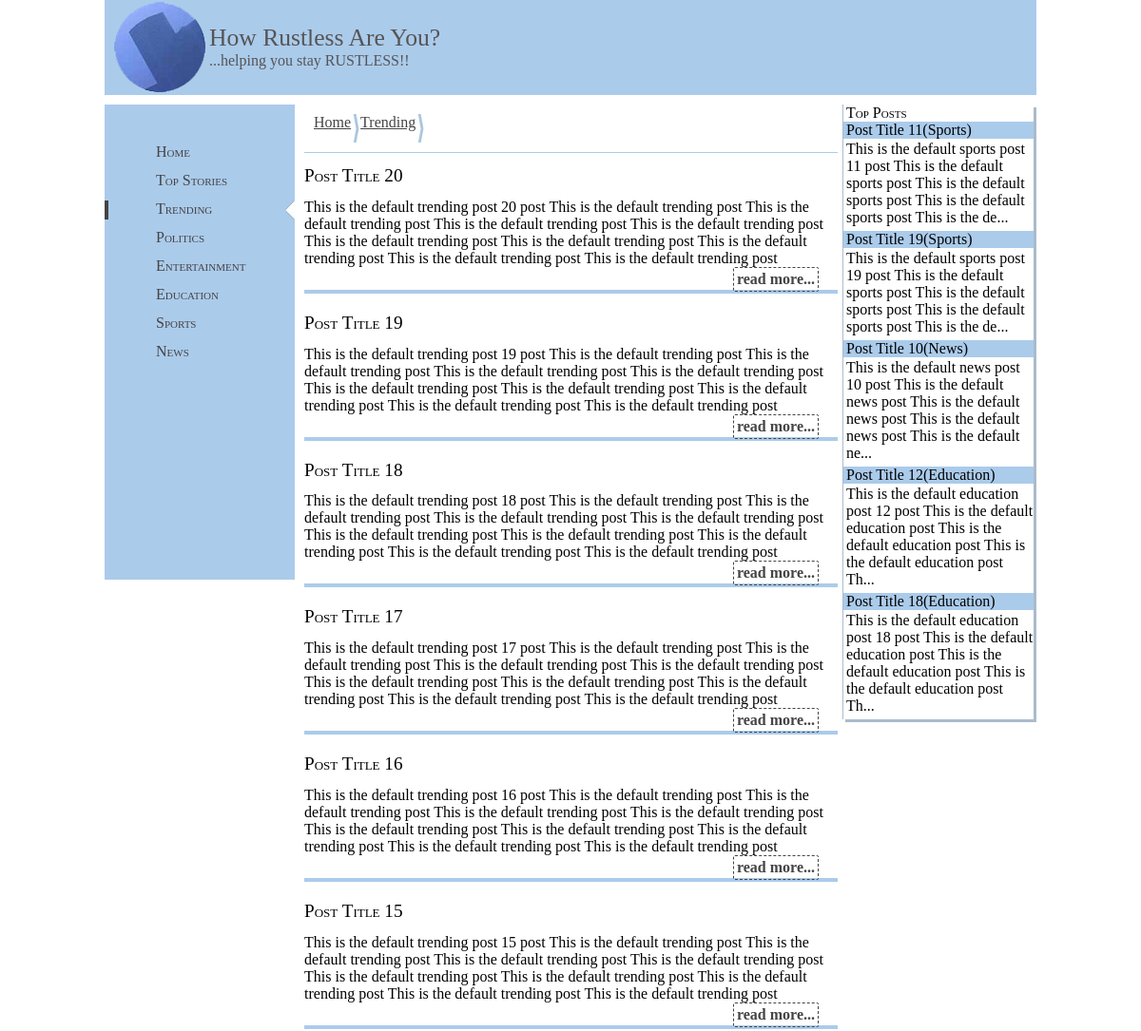
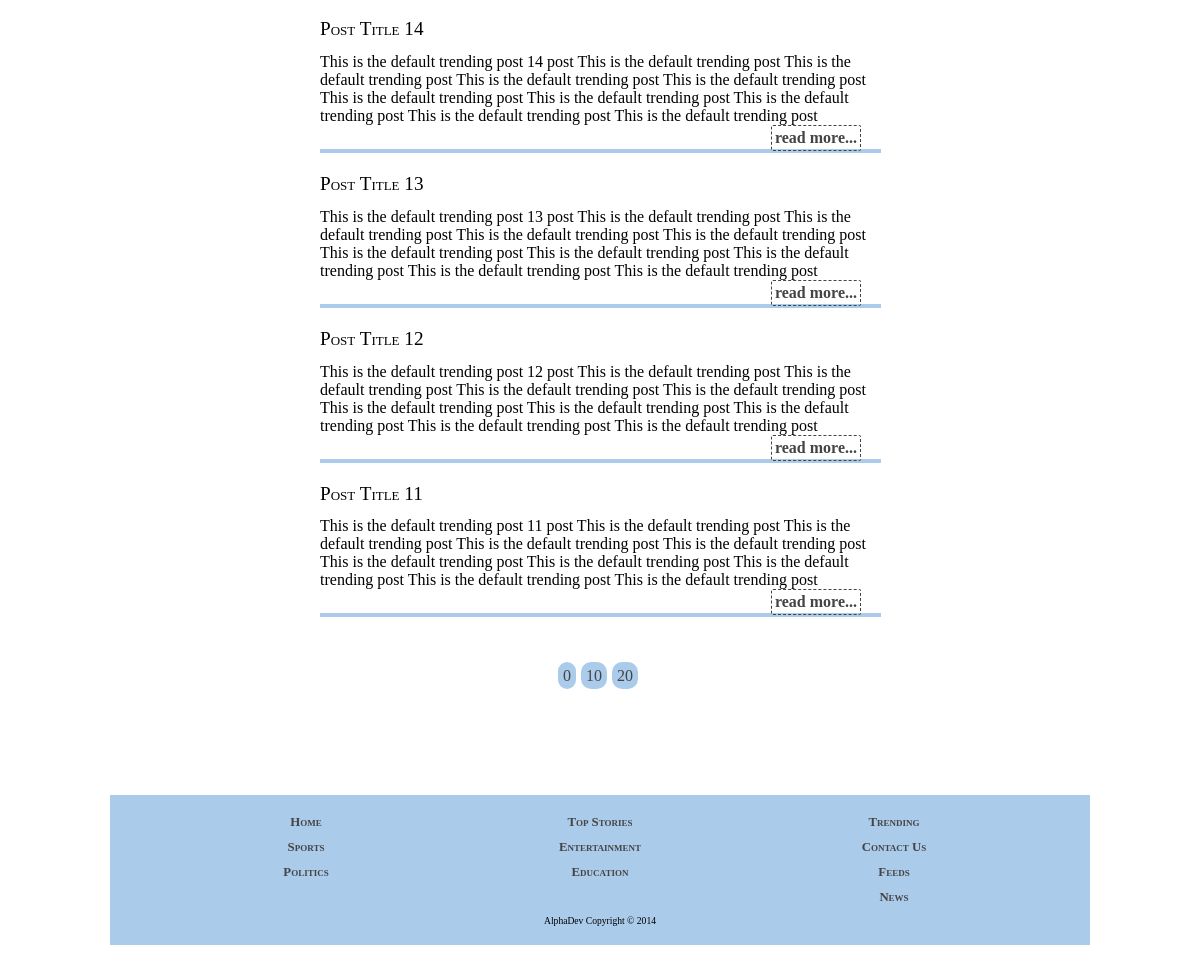
/category.php?category=trending, run on the app's committed database (2 pictures, top to bottom).
### tables this page shows
CREATE TABLE IF NOT EXISTS `category_list` (
  `id` int(11) NOT NULL AUTO_INCREMENT,
  `category_name` varchar(255) NOT NULL,
  `category` varchar(255) NOT NULL,
  PRIMARY KEY (`id`)
);

CREATE TABLE IF NOT EXISTS `sports` (
  `id` int(11) NOT NULL AUTO_INCREMENT,
  `post_title` varchar(32000) DEFAULT NULL,
  `post_date` timestamp NULL DEFAULT CURRENT_TIMESTAMP,
  `post` text,
  `poster_id` int(11) DEFAULT NULL,
  `comment_count` int(11) DEFAULT '0',
  `tags` varchar(255) DEFAULT NULL,
  PRIMARY KEY (`id`)
);

CREATE TABLE IF NOT EXISTS `news` (
  `id` int(11) NOT NULL AUTO_INCREMENT,
  `post_title` varchar(32000) DEFAULT NULL,
  `post_date` timestamp NULL DEFAULT CURRENT_TIMESTAMP,
  `post` text,
  `poster_id` int(11) DEFAULT NULL,
  `comment_count` int(11) DEFAULT '0',
  `tags` varchar(255) DEFAULT NULL,
  PRIMARY KEY (`id`)
);

CREATE TABLE IF NOT EXISTS `education` (
  `id` int(11) NOT NULL AUTO_INCREMENT,
  `post_title` varchar(32000) DEFAULT NULL,
  `post_date` timestamp NULL DEFAULT CURRENT_TIMESTAMP,
  `post` text,
  `poster_id` int(11) DEFAULT NULL,
  `comment_count` int(11) DEFAULT '0',
  `tags` varchar(255) DEFAULT NULL,
  PRIMARY KEY (`id`)
);

CREATE TABLE IF NOT EXISTS `trending` (
  `id` int(11) NOT NULL AUTO_INCREMENT,
  `post_title` varchar(32000) DEFAULT NULL,
  `post_date` timestamp NULL DEFAULT CURRENT_TIMESTAMP,
  `post` text,
  `poster_id` int(11) DEFAULT NULL,
  `comment_count` int(11) DEFAULT '0',
  `tags` varchar(255) DEFAULT NULL,
  PRIMARY KEY (`id`)
);

### category.php (the view, shortened to what this page needs)
<?php
include 'dba.php';
$_category = $_GET['category'];
if(isset($_GET['pos'])){
$pos = $_GET['pos'];
} else {$pos = 0;}
$row_length_qString  = "SELECT COUNT(*) FROM ".$_category;
$row_length_qResult = mysql_query($row_length_qString) or die(header("Location:index.php"));
$count = mysql_fetch_array($row_length_qResult);
$row_length = $count[0];
$more_links = "";
$category_last10 = "";
for ($i=0; $i<=$row_length; $i=$i+10)
	{
	$more_links .='<a href ="category.php?category='.$_category.'&pos='.$i.'">'.$i.'</a>';
	}
	$category_connect_qString = "SELECT * FROM ".$_category." ORDER BY id DESC LIMIT ".$pos.", 10";
$result = mysql_query($category_connect_qString, $dbconnect) or die(header("Location:signup.php"));
while ($row = mysql_fetch_assoc($result))
	{
		$id = $row['id'];
		$post_title = $row['post_title'];
		$post = $row['post'];
		$category_last10 .=<<<LAST10
		<div class="category-content">
					<h1 class="content-title">$post_title</h1>
					$post
					<a class="category-full-story-link" href="post.php?category=$_category&id=$id">read more...</a>
		</div>
LAST10;
	}
?>
<!doctype html>
<html>
<head>
</head>
<body id="<?php echo $_category; ?>">
<div id="page-holder" >
	<?php include 'header.php'; ?>
		<?php include 'leftsidebar.php'; ?>
		<div id="right-sidebar">
			<span id="top-posts">Top Posts</span>
			<?php include 'topposts.php'; ?>
		</div>
		<div id="main-contents">
			<div id="crumbs-container">
				<a href="index.php">Home</a>
				<a href="category.php?category=<?php echo $_category; ?>"><?php echo ucwords($_category); ?></a>
			</div>
			<div id="contents">
				<?php echo $category_last10; ?>
			</div>
			<div id="more-links"><?php echo $more_links; ?></div>
		</div>
	<?php include 'footer.php'; ?>
</div>
</body>
</html>

### topposts.php (shortened to what this page needs)
<?php
include 'dba.php';
$cat_select = "SELECT * FROM category_list, top_posts WHERE category_list.id = top_posts.post_cat_id ORDER BY top_posts.id DESC LIMIT 0,5";
$top_post_query = mysql_query($cat_select, $dbconnect) or die(mysql_error());
while ($row = mysql_fetch_array($top_post_query))
	{
		extract($row);
		$post_select = "SELECT * FROM $category c WHERE c.id = $post_id";
		$top_post = mysql_query($post_select, $dbconnect) or die(mysql_error());
		$row1 = mysql_fetch_assoc($top_post);
		$top_post = substr($row1['post'],0,150);
		echo '<div class="post-snippet-main-container">';
		echo '<a href = "post.php?category='.$category.'&id='.$post_id.'">';
		echo '<span class="post-topic-title">'.$row1['post_title'].'('.$category_name.')</span>';
		echo '<div class="post-topic-partcontent">';
		echo $top_post.'...';
		echo '</div>';
		echo '</a>';
		echo '</div>';
	}
?>

### style.css (style rules this page uses)
body { position:relative; transition:0.2s; }
#crumbs-container { height: 50px; margin-bottom: 5px; border-bottom: solid 1px #ABCBEB; padding-left: 10px; }
#crumbs-container a { height: 30px; width:auto; float:left; margin:10px 0; color:#444; display:block; padding-right:10px; background: url(crumbs.jpg) 100% 50% no-repeat; }
#page-holder { max-width: 980px; min-width: 810px; margin: auto; margin-top:0; display: none; position:relative; top:-8px; }
#right-sidebar { box-shadow: 3px 3px #ABC; -ms-box-shadow: 3px 3px #ABC; float:right; width:200px; margin: 0 3px 50px 5px; border-left:1px #ABC solid; overflow: hidden; zoom:1; }
#right-sidebar a { text-decoration:none; color:#000; }
#top-posts { font: bolder 1.2em; font-variant: small-caps; padding-left: 3px; }
.post-topic-title { font-variant: capitalize; background: #ABCBEB; display: block; color: #000; padding-left:3px; }
.post-topic-partcontent { padding: 2px 0 5px 3px; }
#main-contents { font: Cambria; margin-right:5px; overflow: hidden; }
#contents { paddding-bottom:50px; }

### categorystyle.css (style rules this page uses)
.content-title { font-variant: small-caps !important; font: 1.2em bold; width: 50%; }
.category-content { border-bottom: #ABCBEB solid 4px; margin-bottom: 20px; padding-bottom: 24px; }
.category-full-story-link { display: block; float: right; margin-right: 20px; text-decoration: none; color: #444; padding: 3px; font-weight: bold; border-radius: 2px; border: 1px dashed #444; }
#more-links { margin:50px auto 10px; text-align:center; }
#more-links a { margin-right:5px; color:#444; padding:5px; background:#ABCBEB; text-decoration:none; border-radius:10px; }

### data on the page
category_list: sports.post_title "Post Title 11", category_name "Sports", sports.post "This is the default sports post 11 post This is the default sports post This is the default sports post This is the default sports post This is the de", sports.post_title "Post Title 19", sports.post "This is the default sports post 19 post This is the default sports post This is the default sports post This is the default sports post This is the de"
category_list: news.post_title "Post Title 10", category_name "News", news.post "This is the default news post 10 post This is the default news post This is the default news post This is the default news post This is the default ne"
category_list: education.post_title "Post Title 12", category_name "Education", education.post "This is the default education post 12 post This is the default education post This is the default education post This is the default education post Th", education.post_title "Post Title 18", education.post "This is the default education post 18 post This is the default education post This is the default education post This is the default education post Th"
trending: post_title "Post Title 20", post "This is the default trending post 20 post This is the default trending post This is the default trending post This is the default trending post This is the default trending post This is the default trending post This is the default trending post This is the default trending post This is the default trending post This is the default trending post"
trending: post_title "Post Title 19", post "This is the default trending post 19 post This is the default trending post This is the default trending post This is the default trending post This is the default trending post This is the default trending post This is the default trending post This is the default trending post This is the default trending post This is the default trending post"
trending: post_title "Post Title 18", post "This is the default trending post 18 post This is the default trending post This is the default trending post This is the default trending post This is the default trending post This is the default trending post This is the default trending post This is the default trending post This is the default trending post This is the default trending post"
trending: post_title "Post Title 17", post "This is the default trending post 17 post This is the default trending post This is the default trending post This is the default trending post This is the default trending post This is the default trending post This is the default trending post This is the default trending post This is the default trending post This is the default trending post"
trending: post_title "Post Title 16", post "This is the default trending post 16 post This is the default trending post This is the default trending post This is the default trending post This is the default trending post This is the default trending post This is the default trending post This is the default trending post This is the default trending post This is the default trending post"
trending: post_title "Post Title 15", post "This is the default trending post 15 post This is the default trending post This is the default trending post This is the default trending post This is the default trending post This is the default trending post This is the default trending post This is the default trending post This is the default trending post This is the default trending post"
trending: post_title "Post Title 14", post "This is the default trending post 14 post This is the default trending post This is the default trending post This is the default trending post This is the default trending post This is the default trending post This is the default trending post This is the default trending post This is the default trending post This is the default trending post"
trending: post_title "Post Title 13", post "This is the default trending post 13 post This is the default trending post This is the default trending post This is the default trending post This is the default trending post This is the default trending post This is the default trending post This is the default trending post This is the default trending post This is the default trending post"
trending: post_title "Post Title 12", post "This is the default trending post 12 post This is the default trending post This is the default trending post This is the default trending post This is the default trending post This is the default trending post This is the default trending post This is the default trending post This is the default trending post This is the default trending post"
trending: post_title "Post Title 11", post "This is the default trending post 11 post This is the default trending post This is the default trending post This is the default trending post This is the default trending post This is the default trending post This is the default trending post This is the default trending post This is the default trending post This is the default trending post"

### other printed values
$_category "Trending"
$i "0"
$i "10"
$i "20"
